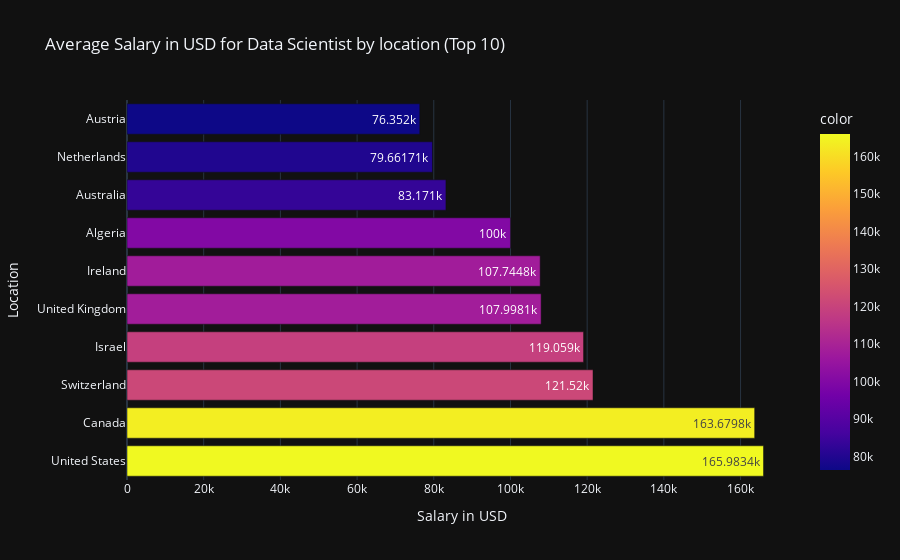

Source (notebook cell):
### Code cell
fig = go.Figure(iplot(px.bar(df_ds_salary_country.sort_values(ascending=False)[:10],
             orientation='h',
             labels={'value':'Salary in USD','company_location':'Location'},
             title='Average Salary in USD for Data Scientist by location (Top 10)',
             template='plotly_dark',
             color=df_ds_salary_country.sort_values(ascending=False)[:10],
             text_auto=True
)))

### Figure 1 — Plotly figure (JSON) as saved in the notebook; plotly's stock layout.template omitted (floating-point values rounded to 4 significant figures)
{"data": [{"alignmentgroup": "True", "hovertemplate": "Salary in USD=%{x}<br>Location=%{y}<br>color=%{marker.color}<extra></extra>", "legendgroup": "", "marker": {"color": [166000.0, 163700.0, 121520, 119059, 108000.0, 107700.0, 100000, 83171, 79660.0, 76352], "coloraxis": "coloraxis", "pattern": {"shape": ""}}, "name": "", "offsetgroup": "", "orientation": "h", "showlegend": false, "textposition": "auto", "texttemplate": "%{x}", "type": "bar", "x": [166000.0, 163700.0, 121520, 119059, 108000.0, 107700.0, 100000, 83171, 79660.0, 76352], "xaxis": "x", "y": ["United States", "Canada", "Switzerland", "Israel", "United Kingdom", "Ireland", "Algeria", "Australia", "Netherlands", "Austria"], "yaxis": "y"}], "layout": {"barmode": "relative", "coloraxis": {"colorbar": {"title": {"text": "color"}}, "colorscale": [[0, "#0d0887"], [0.1111, "#46039f"], [0.2222, "#7201a8"], [0.3333, "#9c179e"], [0.4444, "#bd3786"], [0.5556, "#d8576b"], [0.6667, "#ed7953"], [0.7778, "#fb9f3a"], [0.8889, "#fdca26"], [1, "#f0f921"]]}, "legend": {"tracegroupgap": 0}, "title": {"text": "Average Salary in USD for Data Scientist by location (Top 10)"}, "xaxis": {"anchor": "y", "domain": [0, 1], "title": {"text": "Salary in USD"}}, "yaxis": {"anchor": "x", "domain": [0, 1], "title": {"text": "Location"}}}}
